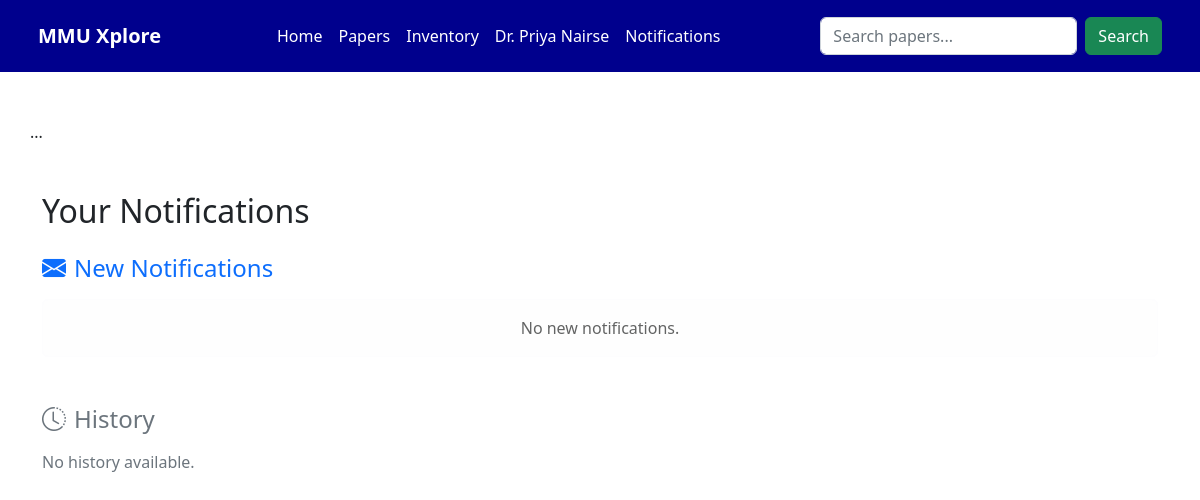
/notifications_page/ (signed in), run on an earlier commit of the app's database.
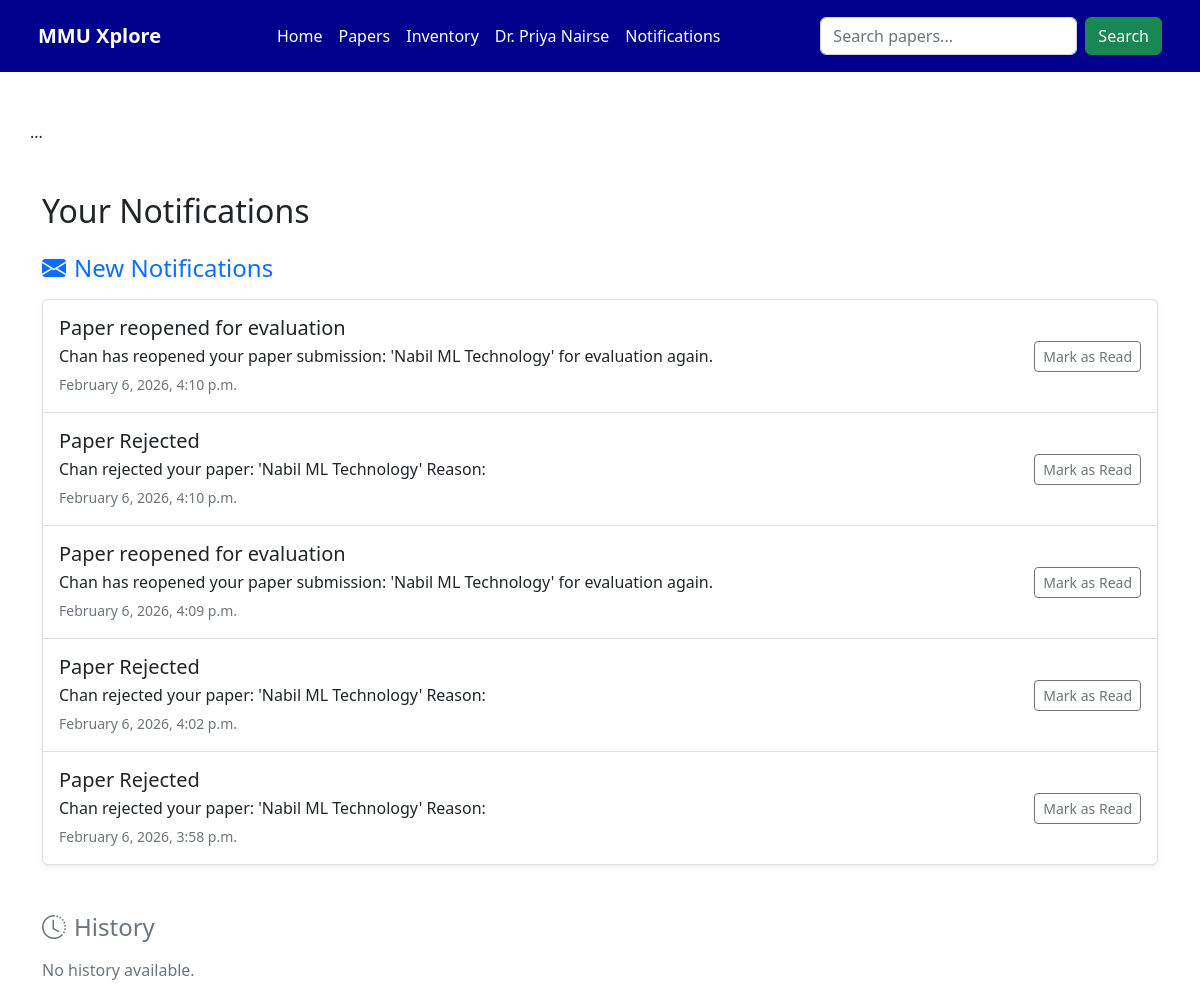
And on a later commit of the database.
### myapp/models.py (models this page shows, shortened)
class Notification(models.Model):
    notify_id = models.AutoField(primary_key=True)
    user_id = models.ForeignKey(User, on_delete=models.CASCADE, related_name='notifications') #recipient id
    notify_title = models.CharField(max_length=100)
    notify_message = models.TextField()
    created_at = models.DateTimeField(auto_now_add=True)
    sender_id = models.ForeignKey(User, on_delete=models.CASCADE, blank=True, null=True)

### myapp/views.py (the view)
# urls.py: path('notifications_page/', views.notification_page, name='notification_page'),
def notification_page(request):
    user_name = request.session.get('user_name', 'Guest')
    user_id = request.session.get('user_id')
    read_ids = request.session.get('read_notifications', [])
    unread_notifications = []
    read_notifications = []
    if user_id:
        all_notifications = Notification.objects.filter(user_id_id=user_id).order_by('-created_at')
        unread_notifications = [n for n in all_notifications if n.notify_id not in read_ids]
        read_notifications = [n for n in all_notifications if n.notify_id in read_ids]
    return render(request, 'notification_page.html', {
        'user_name': user_name,
        'unread_notifications': unread_notifications,
        'read_notifications': read_notifications
    })

### myapp/views.py (called while the page is built)
def notification_context(request):
    user_name = request.session.get('user_name', 'Guest')
    user_id = request.session.get('user_id')
    read_ids = request.session.get('read_notifications', [])
    notifications = [] # This will essentially be "unread_notifications" for the navbar
    if user_id:
        all_notifs = Notification.objects.filter(user_id_id=user_id).order_by('-created_at')
        notifications = [n for n in all_notifs if n.notify_id not in read_ids]
    elif user_name != 'Guest':
         user = User.objects.filter(fullname=user_name).first()
         if user:
             all_notifs = Notification.objects.filter(user_id=user).order_by('-created_at')
             notifications = [n for n in all_notifs if n.notify_id not in read_ids]
    return {'notifications': notifications}

### myapp/templates/notification_page.html (shortened to what this page needs)
<!DOCTYPE html>
<html lang="en">
<head>
    <link href="https://cdn.jsdelivr.net/npm/bootstrap@5.2.3/dist/css/bootstrap.min.css" rel="stylesheet"
>
    <link rel="stylesheet" href="https://cdn.jsdelivr.net/npm/bootstrap-icons@1.11.1/font/bootstrap-icons.css">
</head>
<body>
    {% include 'components/student_navbar.html' %}
    <div class="container mt-5">
        <h2 class="mb-4">Your Notifications</h2>
        <h4 class="text-primary mb-3"><i class="bi bi-envelope-fill me-2"></i>New Notifications</h4>
        {% if unread_notifications %}
        <div class="list-group mb-5 shadow-sm">
            {% for notification in unread_notifications %}
            <div class="list-group-item d-flex justify-content-between align-items-center p-3">
                <div>
                    <h5 class="mb-1">{{ notification.notify_title }}</h5>
                    <p class="mb-1">{{ notification.notify_message }}</p>
                    <small class="text-muted">{{ notification.created_at|date:"F j, Y, g:i a" }}</small>
                </div>
                <a href="{% url 'mark_notification_read' notification.notify_id %}"
                    class="btn btn-outline-secondary btn-sm">Mark as Read</a>
            </div>
            {% endfor %}
        </div>
        {% else %}
        <div class="alert alert-light text-center mb-5" role="alert">
            No new notifications.
        </div>
        {% endif %}
        <h4 class="text-secondary mb-3"><i class="bi bi-clock-history me-2"></i>History</h4>
        {% if read_notifications %}
        <div class="list-group mb-5">
            {% for notification in read_notifications %}
            <div class="list-group-item d-flex justify-content-between align-items-center p-3 bg-light text-muted">
                <div>
                    <h6 class="mb-1">{{ notification.notify_title }}</h6>
                    <p class="mb-1 small">{{ notification.notify_message }}</p>
                    <small>{{ notification.created_at|date:"F j, Y, g:i a" }}</small>
                </div>
            </div>
            {% endfor %}
        </div>
        {% else %}
        <p class="text-muted">No history available.</p>
        {% endif %}
    </div>
</body>
</html>

### myapp/templates/components/student_navbar.html (shortened to what this page needs)
<nav class="navbar navbar-expand-lg " style="background-color: rgb(0, 0, 141);">
    <div class="container p-2">
        <a class="navbar-brand fw-bold text-white" href="/">MMU Xplore</a>
        <div class="collapse navbar-collapse" id="navbarContent">
            <ul class="navbar-nav mx-auto mb-2 mb-lg-0">
                <li class="nav-item">
                    <a class="nav-link text-white" href="/">Home</a>
                </li>
                <li class="nav-item">
                    <a class="nav-link text-white" href="/researchpaper">Papers</a>
                </li>
                <li class="nav-item">
                    <a class="nav-link text-white" href="#">Inventory</a>
                </li>
                <li class="nav-item">
                    {% if user_name != 'Guest' %}
                        <a class="nav-link text-white" data-bs-toggle="modal" data-bs-target="#staticBackdrop" href="#">{{ user_name }}</a>
                    {% else %}
                        <a class="nav-link text-white" href="/signup">Sign Up</a>
                    {% endif %}
                </li>
                 <li class="nav-item">
                    <a class="nav-link text-white" href="{% url 'notification_page' %}">Notifications</a>
                </li>
            </ul>
            <form class="d-flex"  method="GET" action="{% url 'search_paper' %}">
              <input class="form-control me-2" type="search" name="search_query" value="{{ search_query|default:'' }}" placeholder="Search papers..." aria-label="Search">
                <button class="btn btn-success" type="submit">Search</button>
            </form>
        </div>
    </div>
</nav>
<div class="container mt-5">
    <div class="row">
        ...
    </div>
</div>

What changed in the data, as far as the page shows it:
added Notification: notify_title "Paper reopened for evaluation", notify_message "Chan has reopened your paper submission: 'Nabil ML Technology' for evaluation again.", created_at "February 6, 2026, 4:10 p.m."
added Notification: notify_title "Paper Rejected", notify_message "Chan rejected your paper: 'Nabil ML Technology' Reason:", created_at "February 6, 2026, 4:10 p.m."
added Notification: notify_title "Paper reopened for evaluation", notify_message "Chan has reopened your paper submission: 'Nabil ML Technology' for evaluation again.", created_at "February 6, 2026, 4:09 p.m."
added Notification: notify_title "Paper Rejected", notify_message "Chan rejected your paper: 'Nabil ML Technology' Reason:", created_at "February 6, 2026, 4:02 p.m."
added Notification: notify_title "Paper Rejected", notify_message "Chan rejected your paper: 'Nabil ML Technology' Reason:", created_at "February 6, 2026, 3:58 p.m."
Also different on the page:
text no longer shown: "No new notifications."
